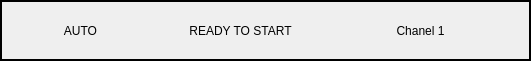
     <widget class="QFrame" name="frame_7">
      <property name="geometry">
       <rect>
        <x>120</x>
        <y>0</y>
        <width>531</width>
        <height>61</height>
       </rect>
      </property>
      <property name="frameShape">
       <enum>QFrame::Shape::Box</enum>
      </property>
      <property name="frameShadow">
       <enum>QFrame::Shadow::Plain</enum>
      </property>
      <property name="lineWidth">
       <number>2</number>
      </property>
      <widget class="QLabel" name="label_chanel">
       <property name="geometry">
        <rect>
         <x>380</x>
         <y>10</y>
         <width>81</width>
         <height>41</height>
        </rect>
       </property>
       <property name="text">
        <string>Chanel 1</string>
       </property>
       <property name="alignment">
        <set>Qt::AlignmentFlag::AlignCenter</set>
       </property>
      </widget>
      <widget class="QLabel" name="label_sostoyanine">
       <property name="geometry">
        <rect>
         <x>180</x>
         <y>10</y>
         <width>121</width>
         <height>41</height>
        </rect>
       </property>
       <property name="text">
        <string>READY TO START</string>
       </property>
       <property name="alignment">
        <set>Qt::AlignmentFlag::AlignCenter</set>
       </property>
      </widget>
      <widget class="QLabel" name="label_rejim_isp">
       <property name="geometry">
        <rect>
         <x>40</x>
         <y>10</y>
         <width>81</width>
         <height>41</height>
        </rect>
       </property>
       <property name="text">
        <string>AUTO</string>
       </property>
       <property name="alignment">
        <set>Qt::AlignmentFlag::AlignCenter</set>
       </property>
      </widget>
     </widget>
